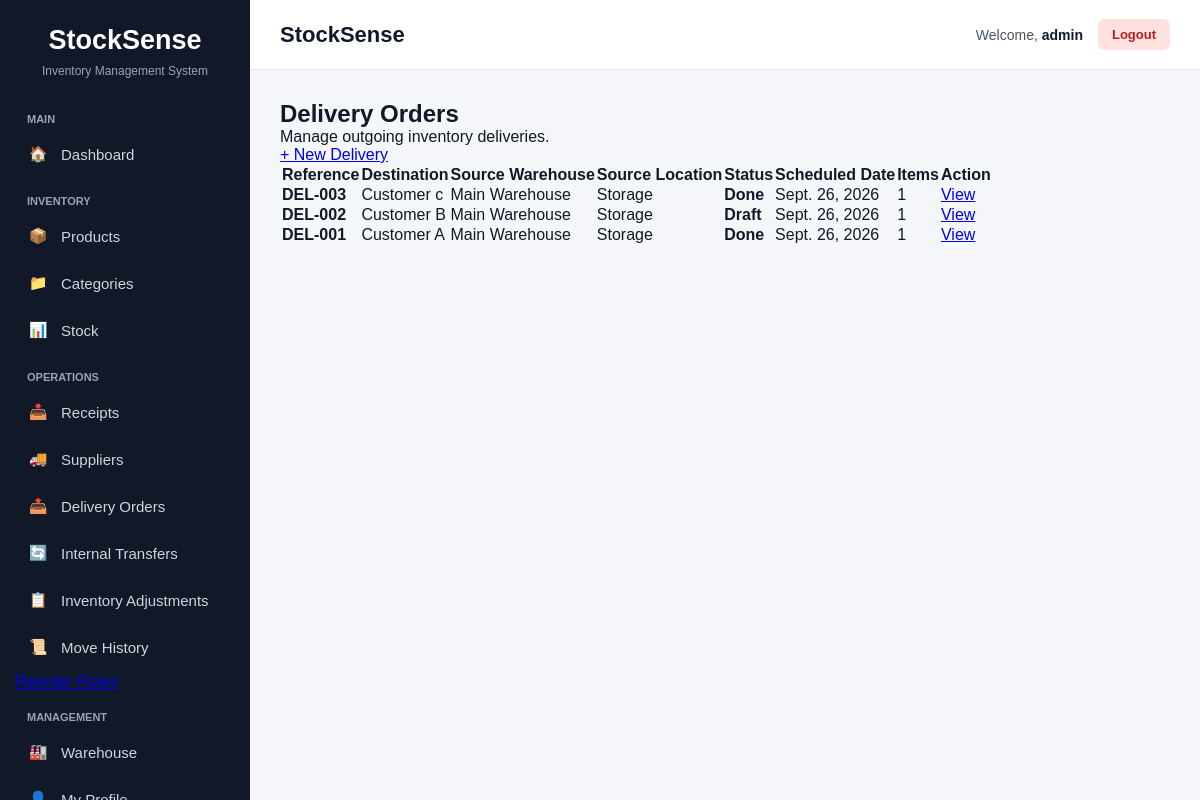
/operations/deliveries/ (signed in), run on an earlier commit of the app's database.
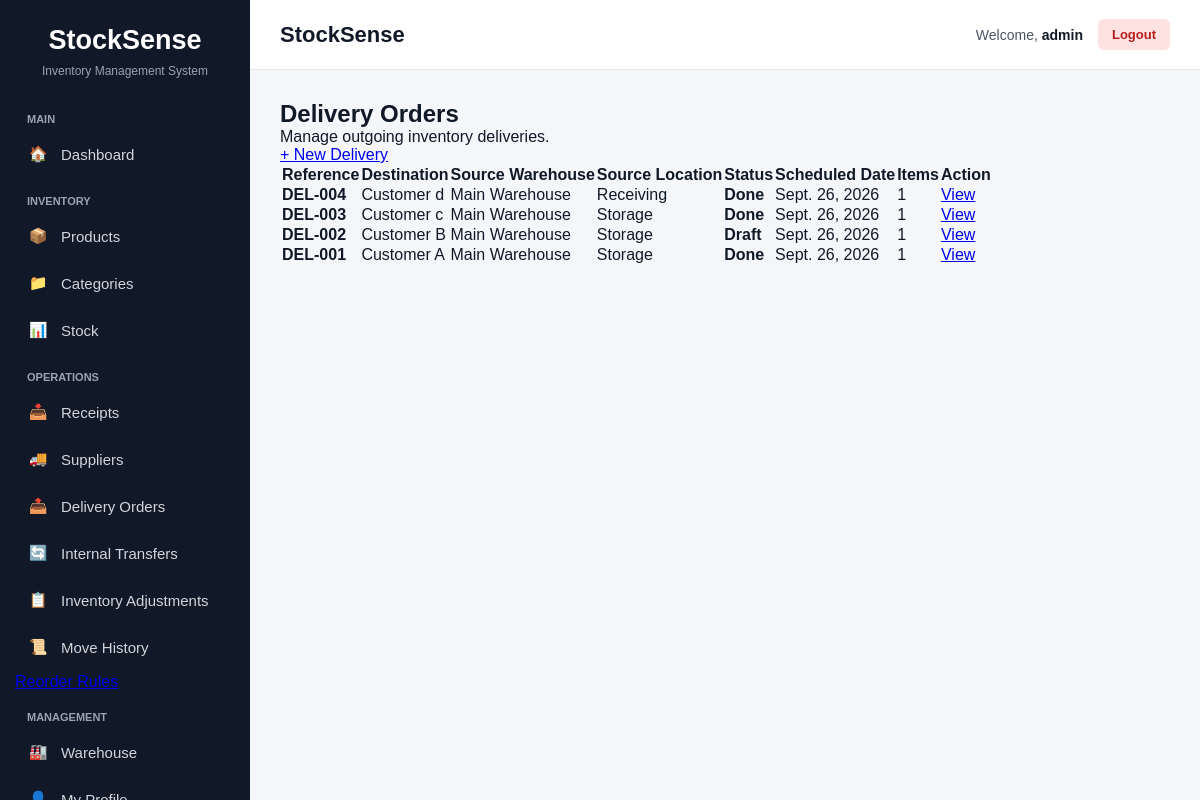
And on a later commit of the database.
### operations/models.py (models this page shows, shortened)
class Delivery(models.Model):
    STATUS_CHOICES = [
        ('DRAFT', 'Draft'),
        ('WAITING', 'Waiting'),
        ('READY', 'Ready'),
        ('PICK', 'Pick'),
        ('PACK', 'Pack'),
        ('DONE', 'Done'),
        ('CANCELED', 'Canceled'),
    ]
    reference = models.CharField(
        max_length=50,
        unique=True
    )
    destination = models.CharField(
        max_length=200
    )
    source_location = models.ForeignKey(
        Location,
        on_delete=models.PROTECT,
        related_name='deliveries'
    )
    status = models.CharField(
        max_length=20,
        choices=STATUS_CHOICES,
        default='DRAFT'
    )
    scheduled_date = models.DateField(
        null=True,
        blank=True
    )
    notes = models.TextField(blank=True)
    created_at = models.DateTimeField(auto_now_add=True)
    updated_at = models.DateTimeField(auto_now=True)

### warehouse/models.py (models this page shows, shortened)
class Location(models.Model):
    warehouse = models.ForeignKey(
        Warehouse,
        on_delete=models.CASCADE,
        related_name='locations'
    )
    name = models.CharField(max_length=150)
    created_at = models.DateTimeField(auto_now_add=True)
    updated_at = models.DateTimeField(auto_now=True)
    class Meta:
        constraints = [
            models.UniqueConstraint(
                fields=['warehouse', 'name'],
                name='unique_location_per_warehouse'
            )
        ]

class Warehouse(models.Model):
    name = models.CharField(max_length=150, unique=True)
    address = models.TextField(blank=True)
    created_at = models.DateTimeField(auto_now_add=True)
    updated_at = models.DateTimeField(auto_now=True)

### operations/views.py (the view)
@login_required
def delivery_list(request):
    deliveries = Delivery.objects.select_related(
        'source_location',
        'source_location__warehouse',
    ).prefetch_related(
        'items'
    ).order_by('-created_at')
    return render(
        request,
        'operations/delivery_list.html',
        {
            'deliveries': deliveries,
        }
    )

### templates/operations/delivery_list.html (shortened to what this page needs)
{% extends 'base.html' %}
{% block content %}
<div class="page-header">
    <div>
        <h1>Delivery Orders</h1>
        <p>Manage outgoing inventory deliveries.</p>
    </div>
    <div>
        <a href="{% url 'operations:delivery_create' %}"
           class="btn btn-primary">
            + New Delivery
        </a>
    </div>
</div>
<div class="card">
    <div class="table-responsive">
        <table class="data-table">
            <thead>
                <tr>
                    <th>Reference</th>
                    <th>Destination</th>
                    <th>Source Warehouse</th>
                    <th>Source Location</th>
                    <th>Status</th>
                    <th>Scheduled Date</th>
                    <th>Items</th>
                    <th>Action</th>
                </tr>
            </thead>
            <tbody>
                {% for delivery in deliveries %}
                <tr>
                    <td>
                        <strong>
                            {{ delivery.reference }}
                        </strong>
                    </td>
                    <td>
                        {{ delivery.destination }}
                    </td>
                    <td>
                        {{ delivery.source_location.warehouse.name }}
                    </td>
                    <td>
                        {{ delivery.source_location.name }}
                    </td>
                    <td>
                        <strong>
                            {{ delivery.get_status_display }}
                        </strong>
                    </td>
                    <td>
                        {{ delivery.scheduled_date|default:"—" }}
                    </td>
                    <td>
                        {{ delivery.items.all|length }}
                    </td>
                    <td>
                        <a href="{% url 'operations:delivery_detail' delivery.pk %}"
                           class="btn btn-secondary">
                            View
                        </a>
                    </td>
                </tr>
                {% endfor %}
            </tbody>
        </table>
    </div>
</div>
{% endblock %}

What changed in the data, as far as the page shows it:
added Delivery: reference "DEL-004", destination "Customer d", source_location.warehouse.name "Main Warehouse", source_location.name "Receiving", status "Done", scheduled_date "Sept. 26, 2026", items.all|length "1"
